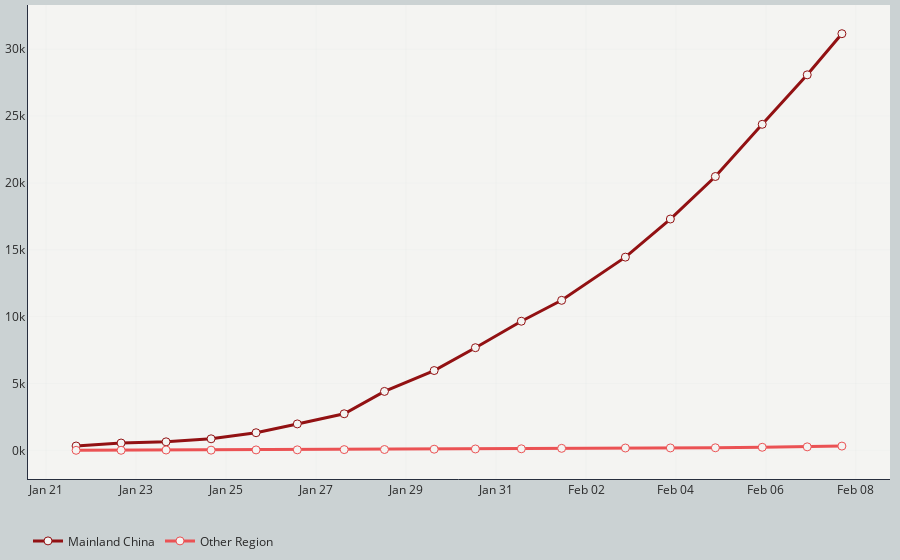

Notebook code cell kept with this figure:
### Code cell
# Line plot for confirmed cases
# Set up tick scale based on confirmed case number
tickList = list(np.arange(0, df_confirmed['Mainland China'].max()+1000, 5000))

# Create empty figure canvas
fig_confirmed = go.Figure()
# Add trace to the figure
fig_confirmed.add_trace(go.Scatter(x=df_confirmed['Date'], y=df_confirmed['Mainland China'],
                                   mode='lines+markers',
                                   name='Mainland China',
                                   line=dict(color='#921113', width=3),
                                   marker=dict(size=8, color='#f4f4f2',
                                               line=dict(width=1,color='#921113')),
                                   text=[datetime.strftime(d, '%b %d %Y AEDT') for d in df_confirmed['Date']],
                                   hovertext=['Mainland China confirmed<br>{:,d} cases<br>'.format(i) for i in df_confirmed['Mainland China']],
                                   hovertemplate='<b>%{text}</b><br></br>'+
                                                 '%{hovertext}'+
                                                 '<extra></extra>'))
fig_confirmed.add_trace(go.Scatter(x=df_confirmed['Date'], y=df_confirmed['Other locations'],
                                   mode='lines+markers',
                                   name='Other Region',
                                   line=dict(color='#eb5254', width=3),
                                   marker=dict(size=8, color='#f4f4f2',
                                               line=dict(width=1,color='#eb5254')),
                                   text=[datetime.strftime(d, '%b %d %Y AEDT') for d in df_confirmed['Date']],
                                   hovertext=['Other locations confirmed<br>{:,d} cases<br>'.format(i) for i in df_confirmed['Other locations']],
                                   hovertemplate='<b>%{text}</b><br></br>'+
                                                 '%{hovertext}'+
                                                 '<extra></extra>'))
# Customise layout
fig_confirmed.update_layout(
    #title=dict(
    #    text="<b>Confirmed Cases Timeline<b>",
    #    y=0.96, x=0.5, xanchor='center', yanchor='top',
    #    font=dict(size=20, color="#292929", family="Playfair Display")
    #),
    margin=go.layout.Margin(
        l=10,
        r=10,
        b=10,
        t=5,
        pad=0
    ),
    yaxis=dict(
        showline=True, linecolor='#272e3e',
        zeroline=False,
        gridcolor='#cbd2d3',
        gridwidth = .1,
        tickmode='array',
        # Set tick range based on the maximum number
        tickvals=tickList,
        # Set tick label accordingly
        ticktext=["{:.0f}k".format(i/1000) for i in tickList]
    ),
#    yaxis_title="Total Confirmed Case Number",
    xaxis=dict(
        showline=True, linecolor='#272e3e',
        gridcolor='#cbd2d3',
        gridwidth = .1,
        zeroline=False
    ),
    xaxis_tickformat='%b %d',
    hovermode = 'x',
    legend_orientation="h",
#    legend=dict(x=.35, y=-.05),
    plot_bgcolor='#f4f4f2',
    paper_bgcolor='#cbd2d3',
    font=dict(color='#292929')
)

fig_confirmed.show()

### Figure 1 — Plotly figure (JSON) as saved in the notebook; plotly's stock layout.template omitted (floating-point values rounded to 4 significant figures)
{"data": [{"hovertemplate": "<b>%{text}</b><br></br>%{hovertext}<extra></extra>", "hovertext": ["Mainland China confirmed<br>31,162 cases<br>", "Mainland China confirmed<br>28,085 cases<br>", "Mainland China confirmed<br>24,385 cases<br>", "Mainland China confirmed<br>20,483 cases<br>", "Mainland China confirmed<br>17,302 cases<br>", "Mainland China confirmed<br>14,451 cases<br>", "Mainland China confirmed<br>11,221 cases<br>", "Mainland China confirmed<br>9,658 cases<br>", "Mainland China confirmed<br>7,678 cases<br>", "Mainland China confirmed<br>5,970 cases<br>", "Mainland China confirmed<br>4,409 cases<br>", "Mainland China confirmed<br>2,737 cases<br>", "Mainland China confirmed<br>1,979 cases<br>", "Mainland China confirmed<br>1,320 cases<br>", "Mainland China confirmed<br>865 cases<br>", "Mainland China confirmed<br>639 cases<br>", "Mainland China confirmed<br>549 cases<br>", "Mainland China confirmed<br>327 cases<br>"], "line": {"color": "#921113", "width": 3}, "marker": {"color": "#f4f4f2", "line": {"color": "#921113", "width": 1}, "size": 8}, "mode": "lines+markers", "name": "Mainland China", "text": ["Feb 07 2020 AEDT", "Feb 06 2020 AEDT", "Feb 05 2020 AEDT", "Feb 04 2020 AEDT", "Feb 03 2020 AEDT", "Feb 02 2020 AEDT", "Feb 01 2020 AEDT", "Jan 31 2020 AEDT", "Jan 30 2020 AEDT", "Jan 29 2020 AEDT", "Jan 28 2020 AEDT", "Jan 27 2020 AEDT", "Jan 26 2020 AEDT", "Jan 25 2020 AEDT", "Jan 24 2020 AEDT", "Jan 23 2020 AEDT", "Jan 22 2020 AEDT", "Jan 21 2020 AEDT"], "type": "scatter", "x": ["2020-02-07T16:30:00", "2020-02-06T22:00:00", "2020-02-05T22:00:00", "2020-02-04T21:00:00", "2020-02-03T21:00:00", "2020-02-02T21:00:00", "2020-02-01T11:00:00", "2020-01-31T13:30:00", "2020-01-30T13:00:00", "2020-01-29T15:00:00", "2020-01-28T12:30:00", "2020-01-27T15:00:00", "2020-01-26T14:00:00", "2020-01-25T16:00:00", "2020-01-24T16:00:00", "2020-01-23T16:00:00", "2020-01-22T16:00:00", "2020-01-21T16:00:00"], "y": [31162, 28085, 24385, 20483, 17302, 14451, 11221, 9658, 7678, 5970, 4409, 2737, 1979, 1320, 865, 639, 549, 327]}, {"hovertemplate": "<b>%{text}</b><br></br>%{hovertext}<extra></extra>", "hovertext": ["Other locations confirmed<br>320 cases<br>", "Other locations confirmed<br>263 cases<br>", "Other locations confirmed<br>231 cases<br>", "Other locations confirmed<br>194 cases<br>", "Other locations confirmed<br>181 cases<br>", "Other locations confirmed<br>177 cases<br>", "Other locations confirmed<br>152 cases<br>", "Other locations confirmed<br>118 cases<br>", "Other locations confirmed<br>105 cases<br>", "Other locations confirmed<br>87 cases<br>", "Other locations confirmed<br>64 cases<br>", "Other locations confirmed<br>57 cases<br>", "Other locations confirmed<br>40 cases<br>", "Other locations confirmed<br>34 cases<br>", "Other locations confirmed<br>16 cases<br>", "Other locations confirmed<br>26 cases<br>", "Other locations confirmed<br>6 cases<br>", "Other locations confirmed<br>5 cases<br>"], "line": {"color": "#eb5254", "width": 3}, "marker": {"color": "#f4f4f2", "line": {"color": "#eb5254", "width": 1}, "size": 8}, "mode": "lines+markers", "name": "Other Region", "text": ["Feb 07 2020 AEDT", "Feb 06 2020 AEDT", "Feb 05 2020 AEDT", "Feb 04 2020 AEDT", "Feb 03 2020 AEDT", "Feb 02 2020 AEDT", "Feb 01 2020 AEDT", "Jan 31 2020 AEDT", "Jan 30 2020 AEDT", "Jan 29 2020 AEDT", "Jan 28 2020 AEDT", "Jan 27 2020 AEDT", "Jan 26 2020 AEDT", "Jan 25 2020 AEDT", "Jan 24 2020 AEDT", "Jan 23 2020 AEDT", "Jan 22 2020 AEDT", "Jan 21 2020 AEDT"], "type": "scatter", "x": ["2020-02-07T16:30:00", "2020-02-06T22:00:00", "2020-02-05T22:00:00", "2020-02-04T21:00:00", "2020-02-03T21:00:00", "2020-02-02T21:00:00", "2020-02-01T11:00:00", "2020-01-31T13:30:00", "2020-01-30T13:00:00", "2020-01-29T15:00:00", "2020-01-28T12:30:00", "2020-01-27T15:00:00", "2020-01-26T14:00:00", "2020-01-25T16:00:00", "2020-01-24T16:00:00", "2020-01-23T16:00:00", "2020-01-22T16:00:00", "2020-01-21T16:00:00"], "y": [320, 263, 231, 194, 181, 177, 152, 118, 105, 87, 64, 57, 40, 34, 16, 26, 6, 5]}], "layout": {"font": {"color": "#292929"}, "hovermode": "x", "legend": {"orientation": "h"}, "margin": {"b": 10, "l": 10, "pad": 0, "r": 10, "t": 5}, "paper_bgcolor": "#cbd2d3", "plot_bgcolor": "#f4f4f2", "xaxis": {"gridcolor": "#cbd2d3", "gridwidth": 0.1, "linecolor": "#272e3e", "showline": true, "tickformat": "%b %d", "zeroline": false}, "yaxis": {"gridcolor": "#cbd2d3", "gridwidth": 0.1, "linecolor": "#272e3e", "showline": true, "tickmode": "array", "ticktext": ["0k", "5k", "10k", "15k", "20k", "25k", "30k"], "tickvals": [0, 5000, 10000, 15000, 20000, 25000, 30000], "zeroline": false}}}
